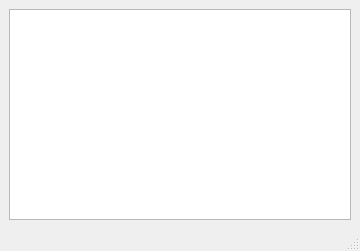
<?xml version="1.0" encoding="UTF-8"?>
<ui version="4.0">
 <class>pixelWindow</class>
 <widget class="QMainWindow" name="pixelWindow">
  <property name="geometry">
   <rect>
    <x>0</x>
    <y>0</y>
    <width>360</width>
    <height>251</height>
   </rect>
  </property>
  <property name="windowTitle">
   <string>GGGame</string>
  </property>
  <widget class="QWidget" name="centralwidget">
   <layout class="QVBoxLayout" name="verticalLayout">
    <item>
     <widget class="QGraphicsView" name="graphicsView"/>
    </item>
   </layout>
  </widget>
  <widget class="QMenuBar" name="menubar">
   <property name="geometry">
    <rect>
     <x>0</x>
     <y>0</y>
     <width>360</width>
     <height>21</height>
    </rect>
   </property>
  </widget>
  <widget class="QStatusBar" name="statusbar"/>
  <action name="actionExit">
   <property name="text">
    <string>Exit</string>
   </property>
  </action>
 </widget>
 <resources/>
 <connections>
  <connection>
   <sender>actionExit</sender>
   <signal>triggered()</signal>
   <receiver>pixelWindow</receiver>
   <slot>close()</slot>
   <hints>
    <hint type="sourcelabel">
     <x>-1</x>
     <y>-1</y>
    </hint>
    <hint type="destinationlabel">
     <x>273</x>
     <y>250</y>
    </hint>
   </hints>
  </connection>
 </connections>
</ui>
